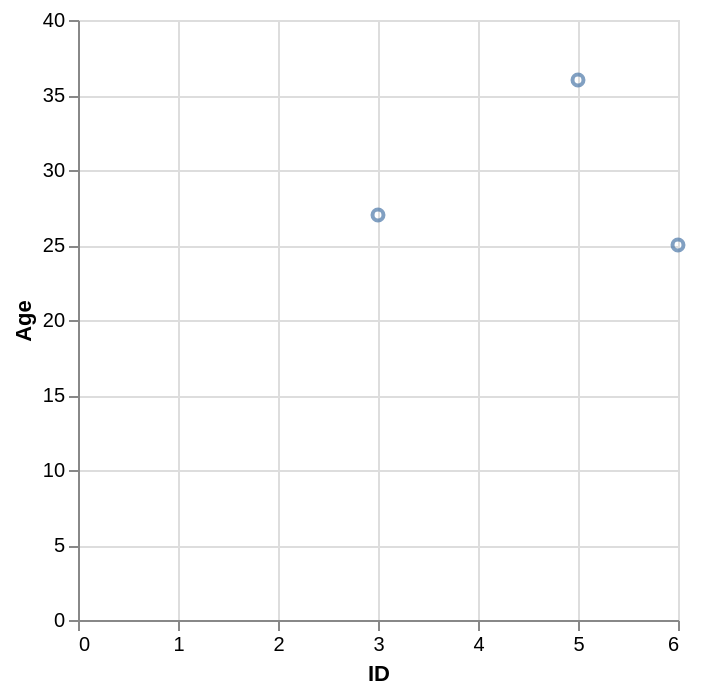

The specification (Vega-Lite) saved for this image:
### Vega-Lite specification from a JSON file in a GitHub repository (floating-point values rounded to 4 significant figures)
{"data": {"values": [{"x_data": 3, "y_data": 27}, {"x_data": 5, "y_data": 36}, {"x_data": 6, "y_data": 25}]}, "mark": "point", "encoding": {"x": {"field": "x_data", "type": "quantitative", "title": "ID"}, "y": {"field": "y_data", "type": "quantitative", "title": "Age"}}}
